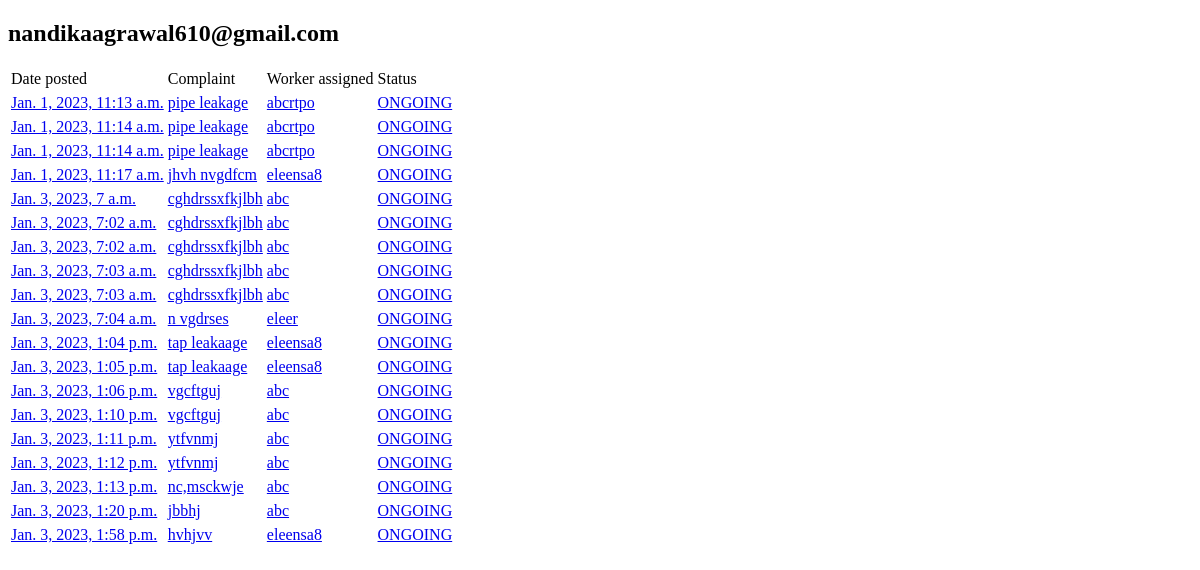
Page /history/ (signed in) on the earlier database version.
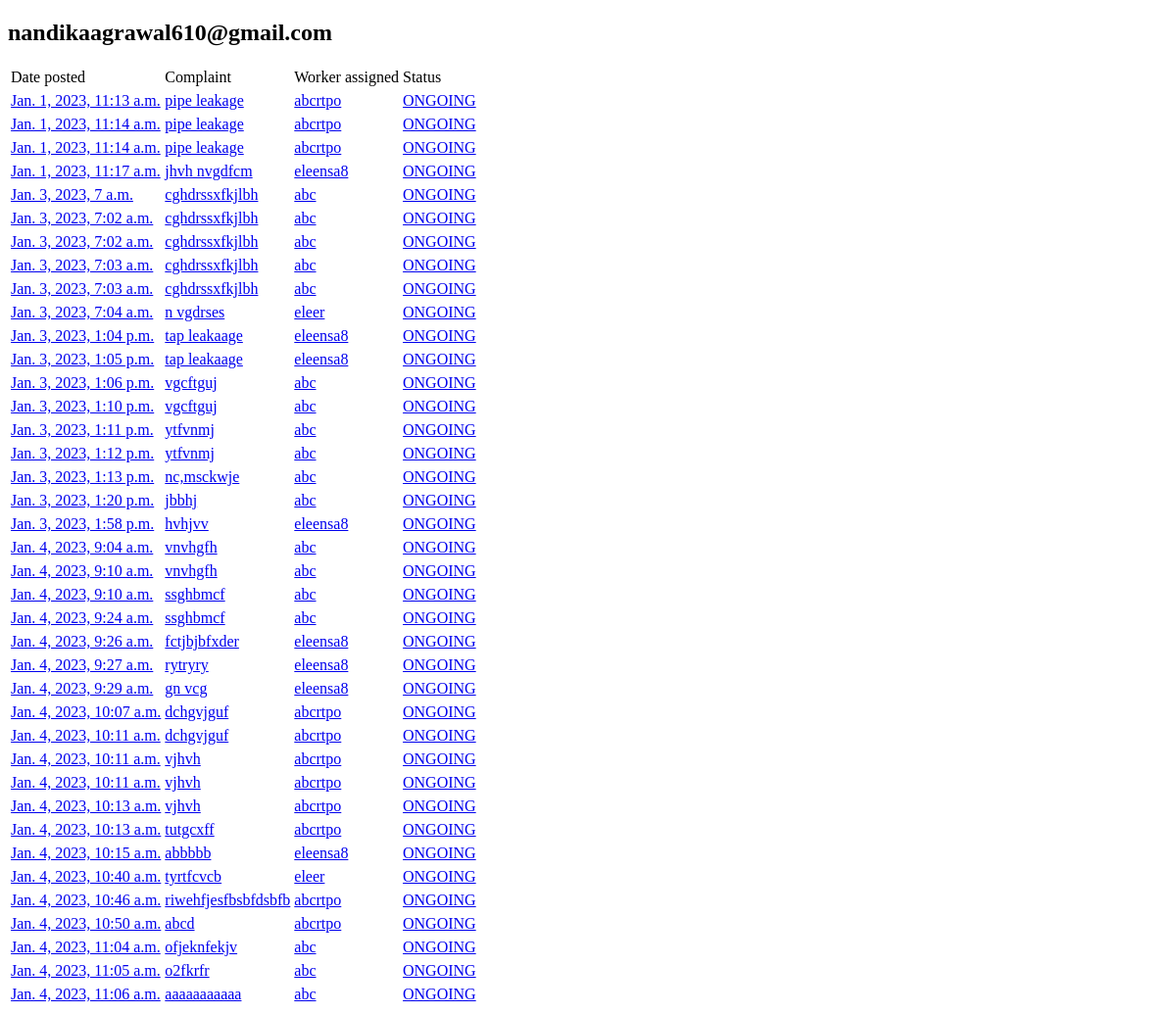
Same page on the later database version.
### user/models.py (models this page shows, shortened)
class CustomUser(AbstractUser):
    email = models.EmailField(verbose_name="Email", null=True, unique=True, max_length=100)
    USERNAME_FIELD = "email" # make the user log in with the email
    REQUIRED_FIELDS = ["username"]
    objects = CustomUserManager()

class WorkerProfile(models.Model):
    worker =models.OneToOneField(UserProfile, null =True, on_delete=models.SET_NULL)
    profession = models.CharField(max_length=100, default=None)
    biodata = models.TextField(default = None)

class UserProfile(models.Model):
    user = models.OneToOneField(CustomUser,null =True, on_delete=models.SET_NULL)
    image=models.ImageField(default='default.jpg',upload_to='profile_pics')  #images will get saved in directory called profile_pics
    phone_no= models.CharField(default='0000',max_length=50)
    address = models.TextField(default = '0000')

### home/models.py (models this page shows, shortened)
class TaskHistory(models.Model):
     title = models.CharField(max_length=100)
     complaint = models.TextField() #unrestricted text
     date_posted=models.DateTimeField(default=timezone.now)#(auto_now=True)#updated date post everytime post is updated
     assignedby = models.ForeignKey(UserProfile, on_delete=models.CASCADE)  #IF USER IS DELETED POSTS ARE DELETED
     assigned=models.ForeignKey(WorkerProfile,on_delete=models.CASCADE,null =True,default=None)
     profession=models.CharField(max_length=100)
     status=models.CharField(default = "PENDING", max_length = 50)
     Comments = models.TextField(blank=True,default = None)

### home/views.py (the view)
# urls.py: path('history/', displayhistory, name = 'history'),
@login_required
def displayhistory(request):
    if request.user.is_authenticated:
        user1=request.user
        c=CustomUser.objects.get(email=user1)
        u=UserProfile.objects.get(user=c)
        tasks = TaskHistory.objects.filter(assignedby = u)
        context = {
            'tasks' : tasks,
            'request.user' : request.user
            }
    return render(request, 'home/displayhistory.html',context)

### home/templates/home/displayhistory.html (shortened to what this page needs)
<!DOCTYPE html>
<html lang="en">
<head>
</head>
<body>
    <div>
        <h2 class="account-heading">{{ request.user }}</h2>
        <table>
            <tr>
                <td>Date posted</td>
                <td>Complaint</td>
                <td>Worker assigned</td>
                <td>Status</td>
            </tr>
            {% for task in tasks %}
            <tr>
                <tr>
                    <td><a href = "{% url 'detailed_task' pk=task.id %}">{{ task.date_posted }}</a></td>
                <td><a href = "{% url 'detailed_task' pk=task.id %}">{{ task.complaint }}</a></td>
                <td><a href = "{% url 'detailed_task' pk=task.id %}">{{ task.assigned.worker.user.username}}</a></td>
                <td><a href = "{% url 'detailed_task' pk=task.id %}">{{ task.status }}</a></td>
                </tr>
            </tr>
            {% endfor %}
        </table>
    </div>
</body>
</html>

Differences in the rows shown:
added TaskHistory: date_posted "Jan. 4, 2023, 9:04 a.m.", complaint "vnvhgfh", assigned.worker.user.username "abc", status "ONGOING"
added TaskHistory: date_posted "Jan. 4, 2023, 9:10 a.m.", complaint "vnvhgfh", assigned.worker.user.username "abc", status "ONGOING"
added TaskHistory: date_posted "Jan. 4, 2023, 9:10 a.m.", complaint "ssghbmcf", assigned.worker.user.username "abc", status "ONGOING"
added TaskHistory: date_posted "Jan. 4, 2023, 9:24 a.m.", complaint "ssghbmcf", assigned.worker.user.username "abc", status "ONGOING"
added TaskHistory: date_posted "Jan. 4, 2023, 9:26 a.m.", complaint "fctjbjbfxder", assigned.worker.user.username "eleensa8", status "ONGOING"
added TaskHistory: date_posted "Jan. 4, 2023, 9:27 a.m.", complaint "rytryry", assigned.worker.user.username "eleensa8", status "ONGOING"
added TaskHistory: date_posted "Jan. 4, 2023, 9:29 a.m.", complaint "gn vcg", assigned.worker.user.username "eleensa8", status "ONGOING"
added TaskHistory: date_posted "Jan. 4, 2023, 10:07 a.m.", complaint "dchgvjguf", assigned.worker.user.username "abcrtpo", status "ONGOING"
added TaskHistory: date_posted "Jan. 4, 2023, 10:11 a.m.", complaint "dchgvjguf", assigned.worker.user.username "abcrtpo", status "ONGOING"
added TaskHistory: date_posted "Jan. 4, 2023, 10:11 a.m.", complaint "vjhvh", assigned.worker.user.username "abcrtpo", status "ONGOING"
added TaskHistory: date_posted "Jan. 4, 2023, 10:11 a.m.", complaint "vjhvh", assigned.worker.user.username "abcrtpo", status "ONGOING"
added TaskHistory: date_posted "Jan. 4, 2023, 10:13 a.m.", complaint "vjhvh", assigned.worker.user.username "abcrtpo", status "ONGOING"
added TaskHistory: date_posted "Jan. 4, 2023, 10:13 a.m.", complaint "tutgcxff", assigned.worker.user.username "abcrtpo", status "ONGOING"
added TaskHistory: date_posted "Jan. 4, 2023, 10:15 a.m.", complaint "abbbbb", assigned.worker.user.username "eleensa8", status "ONGOING"
added TaskHistory: date_posted "Jan. 4, 2023, 10:40 a.m.", complaint "tyrtfcvcb", assigned.worker.user.username "eleer", status "ONGOING"
added TaskHistory: date_posted "Jan. 4, 2023, 10:46 a.m.", complaint "riwehfjesfbsbfdsbfb", assigned.worker.user.username "abcrtpo", status "ONGOING"
added TaskHistory: date_posted "Jan. 4, 2023, 10:50 a.m.", complaint "abcd", assigned.worker.user.username "abcrtpo", status "ONGOING"
added TaskHistory: date_posted "Jan. 4, 2023, 11:04 a.m.", complaint "ofjeknfekjv", assigned.worker.user.username "abc", status "ONGOING"
added TaskHistory: date_posted "Jan. 4, 2023, 11:05 a.m.", complaint "o2fkrfr", assigned.worker.user.username "abc", status "ONGOING"
added TaskHistory: date_posted "Jan. 4, 2023, 11:06 a.m.", complaint "aaaaaaaaaaa", assigned.worker.user.username "abc", status "ONGOING"
